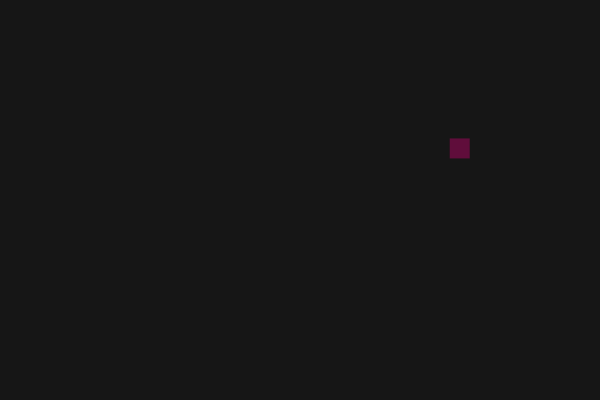
Frame 1 (no input)
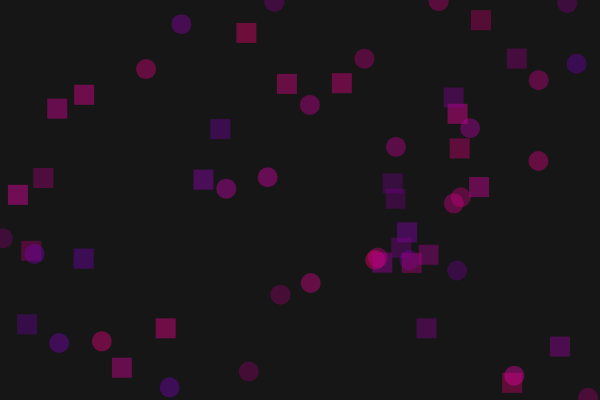
Frame 60 (no input)
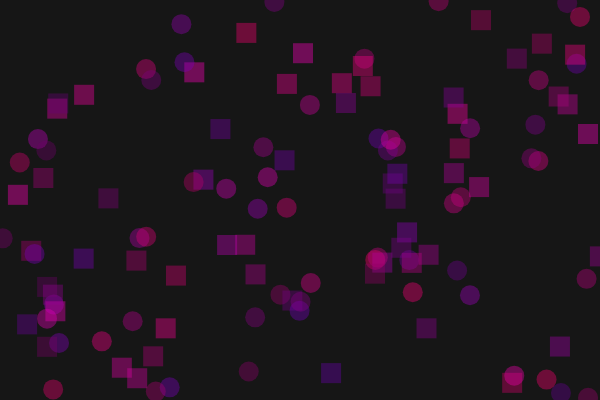
Frame 120 (the mouse pressed at the canvas centre since frame 60)

The p5.js sketch that drew these frames (run headless with seeded random() and noise() and a simulated clock; from frame 60 on, the mouse is pressed at the canvas centre):

// p5.js sketch
// ── sketch.js
var spot = {
	x:100,
	y:50
};
var col = {
	r:255,
	g:0,
	b:0
};
var ran=0;
function setup() {
	createCanvas(600,400);
	background(22);
  	noStroke();
}

function draw() {
	col.r=random(100,255);
	col.g=0;
	col.b=random(100,190);

	spot.x=random(0,width);
	spot.y=random(0,height);

  fill(col.r, col.g, col.b,100);
  if (ran%2==0) {rect(spot.x,spot.y,20,20);}
  else{ellipse(spot.x,spot.y,20,20);}
  ran=ran+1;

  
}
